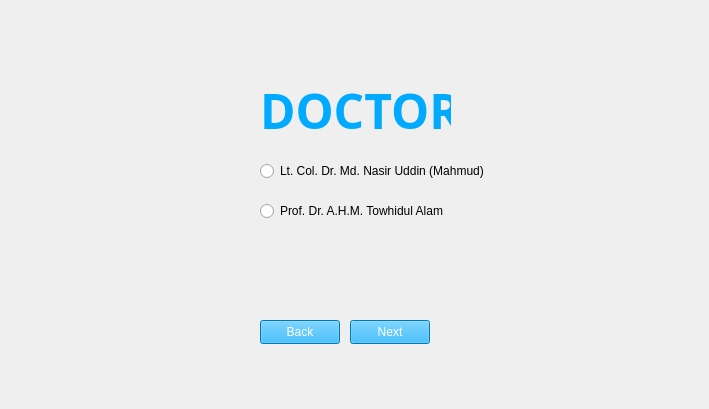
    <widget class="QWidget" name="doctor_4">
     <widget class="QLabel" name="img_11">
      <property name="geometry">
       <rect>
        <x>0</x>
        <y>0</y>
        <width>700</width>
        <height>400</height>
       </rect>
      </property>
      <property name="text">
       <string/>
      </property>
      <property name="pixmap">
       <pixmap>../Resourses/img2.jpg</pixmap>
      </property>
      <property name="scaledContents">
       <bool>true</bool>
      </property>
     </widget>
     <widget class="QLabel" name="text_17">
      <property name="geometry">
       <rect>
        <x>260</x>
        <y>70</y>
        <width>191</width>
        <height>81</height>
       </rect>
      </property>
      <property name="font">
       <font>
        <family>Bahnschrift SemiBold</family>
        <pointsize>36</pointsize>
        <bold>true</bold>
       </font>
      </property>
      <property name="focusPolicy">
       <enum>Qt::NoFocus</enum>
      </property>
      <property name="acceptDrops">
       <bool>false</bool>
      </property>
      <property name="autoFillBackground">
       <bool>false</bool>
      </property>
      <property name="styleSheet">
       <string notr="true">color: rgb(41, 48, 48);
color: rgb(0, 170, 255);</string>
      </property>
      <property name="text">
       <string>DOCTOR</string>
      </property>
      <property name="textFormat">
       <enum>Qt::AutoText</enum>
      </property>
      <property name="scaledContents">
       <bool>false</bool>
      </property>
     </widget>
     <widget class="QRadioButton" name="doc_13">
      <property name="geometry">
       <rect>
        <x>260</x>
        <y>160</y>
        <width>241</width>
        <height>22</height>
       </rect>
      </property>
      <property name="text">
       <string>Lt. Col. Dr. Md. Nasir Uddin (Mahmud)</string>
      </property>
     </widget>
     <widget class="QRadioButton" name="doc_14">
      <property name="geometry">
       <rect>
        <x>260</x>
        <y>200</y>
        <width>221</width>
        <height>22</height>
       </rect>
      </property>
      <property name="text">
       <string>Prof. Dr. A.H.M. Towhidul Alam</string>
      </property>
     </widget>
     <widget class="QPushButton" name="next_6">
      <property name="geometry">
       <rect>
        <x>350</x>
        <y>320</y>
        <width>80</width>
        <height>24</height>
       </rect>
      </property>
      <property name="styleSheet">
       <string notr="true">color: rgb(255, 255, 255);
background-color: rgb(0, 170, 255);</string>
      </property>
      <property name="text">
       <string>Next</string>
      </property>
     </widget>
     <widget class="QPushButton" name="back_6">
      <property name="geometry">
       <rect>
        <x>260</x>
        <y>320</y>
        <width>80</width>
        <height>24</height>
       </rect>
      </property>
      <property name="styleSheet">
       <string notr="true">color: rgb(255, 255, 255);
background-color: rgb(0, 170, 255);</string>
      </property>
      <property name="text">
       <string>Back</string>
      </property>
     </widget>
    </widget>
